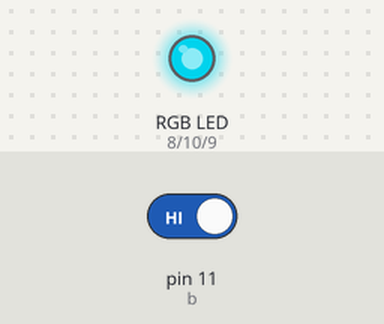
Bench run of a sketch on a simulated Arduino Uno, built with avr-gcc and run on an emulated ATmega328P. Shown: an RGB LED mixed from three pins (HIGH = lit). The inputs (shaded band) are chosen by the test bench; at power-on: pin 11 (b) HIGH. Dim RGB values are drawn brighter than linear; random numbers use the default seed unless the sketch sets one.

Above: at 1.2 s.
1.3 s: pin 11 (b) driven LOW
At 3.1 s:
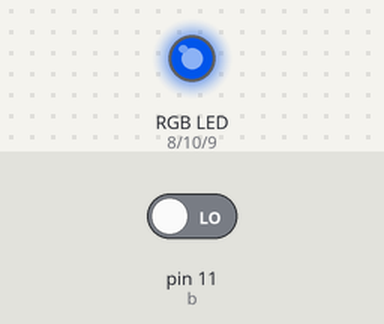
4.3 s: pin 11 (b) driven HIGH
At 4.7 s:
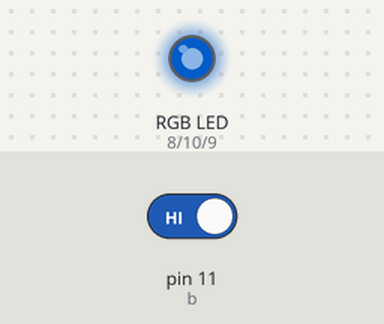
Timing chart, 0 to 24.3 s (numbered marks = the images above; inputs shaded):
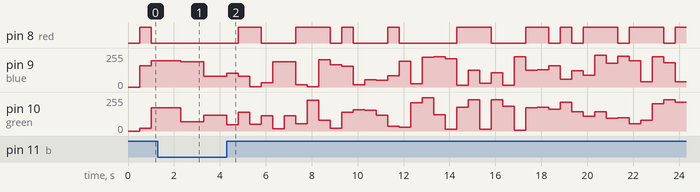

The sketch:

0415incalssteaching.ino
```cpp
int red = 8;
int blue = 9;
int green = 10;
int b = 11;
int time = 300;
bool act = 1;
unsigned long lasttime;
void setup() {
  // put your setup code here, to run once:
  pinMode(red, OUTPUT);
  pinMode(blue, OUTPUT);
  pinMode(green, OUTPUT);
  pinMode(b, INPUT);
}

void loop() {
// put your main code here, to run repeatedly:
  if (act == true && millis() - lasttime > 500){
  analogWrite(red, random(255));
  analogWrite(green, random(255));
  analogWrite(blue, random(255));
  lasttime = millis();
  }

  if (digitalRead(b)==LOW){
  act =! act;
  delay(500);
  }
}
```
